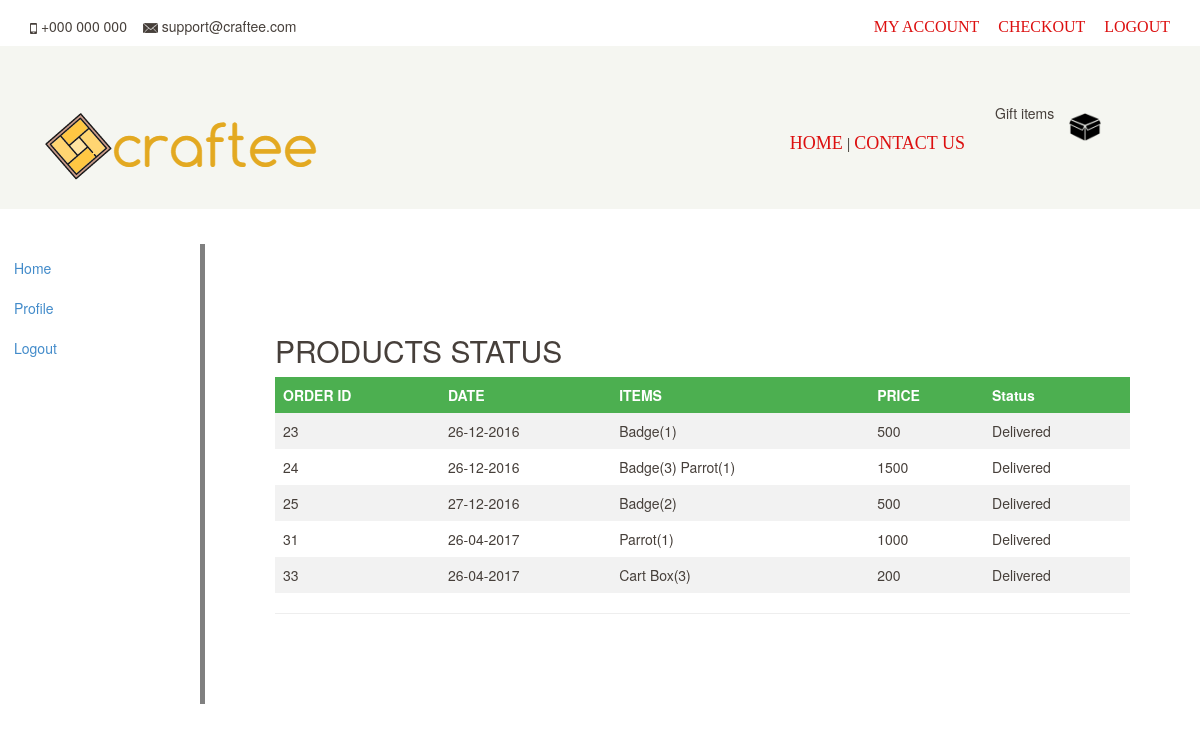
The page /home.php (signed in) on the database its author committed.
### tables this page shows
CREATE TABLE `tbl_order` (
  `id` int(11) NOT NULL,
  `userId` int(11) NOT NULL,
  `placementTime` datetime NOT NULL,
  `address` varchar(500) NOT NULL,
  `status` int(11) NOT NULL
);

### models/model.php (called while the page is built, shortened)
<?php
class Model
{
	private $username='root';
	private $password='';
	private $database='craftee_db';
	private $servername='localhost';
	function __construct()
	{
		try
		{
		    $this->db = new PDO("mysql:host=$this->servername;dbname=$this->database", $this->username, $this->password);
		}
		catch(PDOException $e)
		{
		    echo "Connection failed: " . $e->getMessage();
		}
	}
}

### models/orderClass.php (called while the page is built, shortened)
<?php
require_once 'model.php';
class OrderClass  extends Model
{
	public function getUserOrders($userId)
	{
		try
		{
			$stmt=$this->db->prepare("SELECT * FROM tbl_order WHERE userId=:userId");
			$stmt->bindparam(':userId',$userId);
			$stmt->execute();
			$stmt->setFetchMode(PDO::FETCH_ASSOC);
		 	$result=$stmt->fetchAll();
		 	return $result;
		}
		catch(Exception $e)
		{
		 	echo $e->getMessage();
		}
	}
	public function getOrderedProducts($orderId)
	{
		try
		{
			$stmt=$this->db->prepare("SELECT name, unit, tbl_product.price FROM tbl_orderedproduct,tbl_product WHERE tbl_orderedproduct.productId=tbl_product.id AND orderId=:orderId");
			$stmt->bindparam(':orderId',$orderId);
			$stmt->execute();
			$stmt->setFetchMode(PDO::FETCH_ASSOC);
		 	$result=$stmt->fetchAll();
		 	return $result;
		}
		catch(Exception $e)
		{
		 	echo $e->getMessage();
		}
	}
}

### views/user_home.view.php (the view, shortened to what this page needs)
<?php require 'statics/header.view.php'; ?>
<?php require 'statics/sidebar.view.php'; ?>
<article>
    <h2>PRODUCTS STATUS</h2>
    <table>
      <tr>
        <th>ORDER ID</th>
        <th>DATE</th>
        <th>ITEMS</th>
        <th>PRICE</th>
        <th>Status</th>
      </tr>
      <?php
        if(!empty($updatedOrders)){
          foreach ($updatedOrders as $order):
      ?>
      <tr>
        <td><?=$order['id']; ?></td>
        <td><?=date('d-m-Y',strtotime($order['placementTime'])); ?></td>
        <td><?=$order['items']; ?></td>
        <td><?=$order['price']; ?></td>
        <td><?=($order['status']==0 ?  "Not Deliverd": "Delivered"); ?></td>
      </tr>
      <?php
          endforeach;
        }
       ?>
    </table>
    <hr></hr>
</article>
	</body>

### resource/css/style.css (style rules this page uses)
html,body { color: #463f3a; }
article { margin-left: 200px; border-left: 5px solid gray; padding: 5em; overflow: hidden; }
table { border-collapse: collapse; width: 100%; }
th, td { text-align: left; padding: 8px; }
tr:nth-child(even) { background-color: #f2f2f2 }
th { background-color: #4CAF50; color: white; }

### rows shown on the page
tbl_order: id "23", placementTime "26-12-2016", items "Badge(1)", price "500", status "Delivered"
tbl_order: id "24", placementTime "26-12-2016", items "Badge(3) Parrot(1)", price "1500", status "Delivered"
tbl_order: id "25", placementTime "27-12-2016", items "Badge(2)", price "500", status "Delivered"
tbl_order: id "31", placementTime "26-04-2017", items "Parrot(1)", price "1000", status "Delivered"
tbl_order: id "33", placementTime "26-04-2017", items "Cart Box(3)", price "200", status "Delivered"
